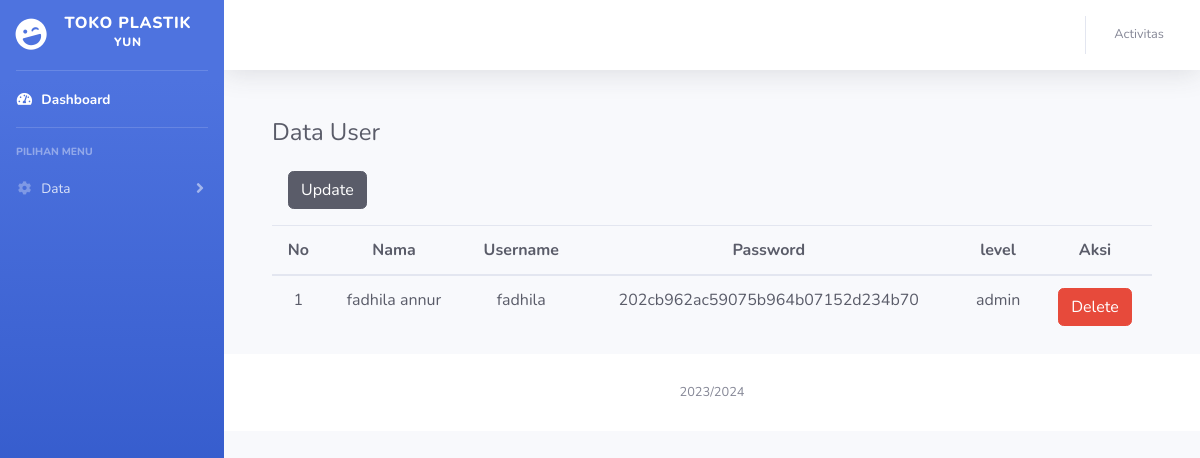
The app's page /index.php?user=dataUser with its own data.
### tables this page shows
CREATE TABLE `tb_user` (
  `id` int(11) NOT NULL,
  `nama` varchar(255) NOT NULL,
  `username` varchar(255) NOT NULL,
  `password` varchar(255) NOT NULL,
  `level` varchar(20) NOT NULL
);

### data/dataUser.php (the view)
<div class="container-fluid" >
    <div class="container">
        <br>
        <h4 class="text-dark">Data User</h4>
        <button type="button" class="btn btn-dark m-3" data-toggle="modal" data-target="#tambahKamar">
                Update
        </button>
        <table class="table table-bordered-dark text-dark text-center table-hover">
            <br>
            <thead>
                <tr>
                    <th>No</th>
                    <th>Nama</th>
                    <th>Username</th>
                    <th>Password</th>
                    <th>level</th>
                    <th colspan='2'>Aksi</th>
                </tr>
            </thead>
            <?php
            include __DIR__."/../config/koneksi.php";
            $sql = "SELECT * FROM tb_user ORDER BY id DESC";
            $hasil = mysqli_query($koneksi, $sql);
            $idUser = 0;
            while ($data = mysqli_fetch_array($hasil)) {
                $idUser++;
            ?>
            <tbody>
                <tr>
                    <td><?php echo $idUser; ?></td>
                    <td><?php echo $data['nama']; ?></td>
                    <td> <?php echo $data['username']; ?></td>
                    <td> <?php echo $data['password']; ?></td>
                    <td> <?php echo $data['level']; ?></td>
                    <td>
                    <a href="index.php?user=deleteUser&id=<?php echo $data['id']; ?>" class=" btn btn-danger" role="button">Delete</a>
                </tr>
            </tbody>
            <?php
            }
            ?>
        </table>
    </div>
</div>

### records on screen
tb_user: nama "fadhila annur", username "fadhila", password "202cb962ac59075b964b07152d234b70", level "admin"
